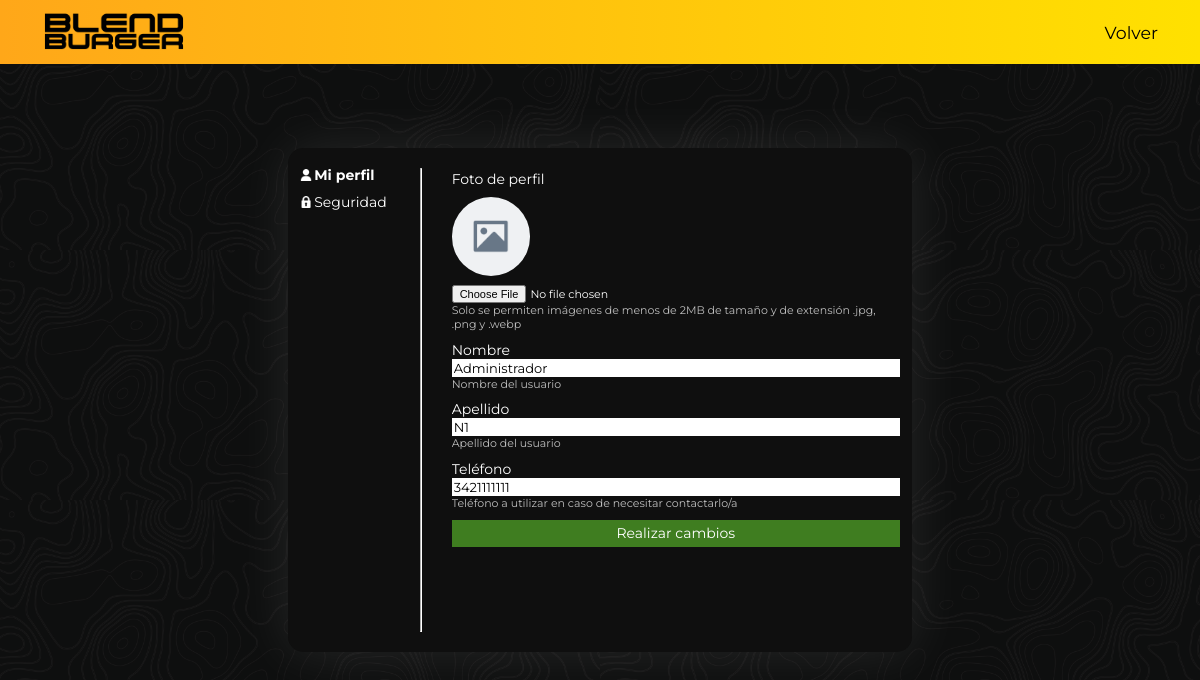
Page /pages/myprofile.php (signed in) on the committed database.
### tables this page shows
CREATE TABLE `users` (
  `id_usuario` int(100) NOT NULL,
  `correo` varchar(100) NOT NULL,
  `contra` varchar(255) NOT NULL,
  `nombre` varchar(100) NOT NULL,
  `apellido` varchar(100) NOT NULL,
  `telefono` bigint(10) NOT NULL,
  `rol` varchar(100) NOT NULL DEFAULT 'Cliente',
  `baneado` int(1) NOT NULL DEFAULT 0,
  `blendpoints` int(100) NOT NULL,
  `created_at` date NOT NULL DEFAULT current_timestamp(),
  `imagen` varchar(255) NOT NULL
);

### services/image_service.php (called while the page is built, shortened)
<?php
class ImageService {
    public static function getImage(?string $imageName, string $directory, string $placeholder = "../images/placeholder.png"):string {
        if (!$imageName) {
            return $placeholder;
        }
        $path = $directory.$imageName;
        return $path;
    }
}
?>

### pages/myprofile.php (the view, shortened to what this page needs)
<?php
require_once 'auth.php';
require_once '../services/image_service.php';
$stmt = $pdo->prepare("SELECT * FROM users WHERE id_usuario = :id_usuario LIMIT 1");
$stmt->execute([
    ":id_usuario" => $_SESSION['id_usuario']
]);
$usuario = $stmt->fetch(PDO::FETCH_ASSOC);
?>
<!DOCTYPE html>
<head>
    <link href="style.css" rel="stylesheet">
</head>
<body>
    <header>
        <a href="main.php"><img class ="logo" src="../images/logo.png"></a>
        <a href="account.php"><span class="uitext">Volver</span></a>
    </header>
    <div class="myprofile">
        <div class="myprofile-tabs">
            <div class="myprofile-tab" onclick="showTab('profile')">
                <img class="icon-small" src="../images/user_white.png">
                <span id="profile-text" class="myprofile-text-bold">Mi perfil</span>
            </div>
            <div class="myprofile-tab" onclick="showTab('security')">
                <img class="icon-small" src="../images/security.png">
                <span id="security-text" class="myprofile-text">Seguridad</span>
            </div>
        </div>
        <hr class="myprofile-hr">
        <div id="profile-tab" class="myprofile-info">
            <?php $imagen =  ImageService::getImage($usuario['imagen'], "../uploads/users/") ?>
            <span class="myprofile-text">Foto de perfil</span>
            <figure class="myprofile-figure">
                <img src="<?php echo $imagen; ?>" class="myprofile-image">
            </figure>
            <div class="myprofile-section">
                <input form="myprofile" class="myprofile-image-input" type="file" name="imagen" accept="image/*">
                <span class="myprofile-additional">Solo se permiten imágenes de menos de 2MB de tamaño y de extensión .jpg, .png y .webp</span>
            </div>
            <div class="myprofile-section">
                <span class="myprofile-text">Nombre</span>
                <input form="myprofile" class="myprofile-input" type="text" name="nombre" value="<?php echo htmlspecialchars($usuario['nombre'], ENT_QUOTES, 'UTF-8'); ?>" placeholder="Nombre" required>
                <span class="myprofile-additional">Nombre del usuario</span>
            </div>
            <div class="myprofile-section">
                <span class="myprofile-text">Apellido</span>
                <input form="myprofile" class="myprofile-input" type="text" name="apellido" value="<?php echo htmlspecialchars($usuario['apellido'], ENT_QUOTES, 'UTF-8'); ?>" placeholder="Apellido" required>
                <span class="myprofile-additional">Apellido del usuario</span>
            </div>
            <div class="myprofile-section">
                <span class="myprofile-text">Teléfono</span>
                <input form="myprofile" class="myprofile-input" type="text" name="telefono" value="<?php echo htmlspecialchars($usuario['telefono'], ENT_QUOTES, 'UTF-8'); ?>" placeholder="Teléfono" required>
                <span class="myprofile-additional">Teléfono a utilizar en caso de necesitar contactarlo/a</span>
            </div>
            <button form="myprofile" class="myprofile-button" type="submit">Realizar cambios</button>
        </div>
    </div>
</body>

### pages/style.css (style rules this page uses)
header { width: 100%; height: 8vh; box-sizing: border-box; padding: 1% 3.5% 1% 3.5%; display: flex; justify-content: space-between; align-items: center; background: linear-gradient(90deg, rgba(255, 167, 25, 1) 0%, rgba(255, 225, 0, 1) 100%); }
.uitext { color: black; font-family: "Montserrat", sans-serif; font-size: clamp(16px, 0.65vw + 0.6rem, 32px); }
a { text-decoration: none; color: inherit; }
header a { height: 100%; display: flex; align-items: center; }
body { margin: 0; min-height: 100vh; background: #0f0f0f; -ms-overflow-style: none; scrollbar-width: none; }
.logo { height: clamp(4rem, 14vw, 9rem); width: auto; }
.icon-small { height: clamp(0.4rem, 1vw, 1rem); width: auto; }
body::before { content: ""; position: fixed; top: 0; left: 0; right: 0; bottom: 0; background: url("../images/background.jpg") fixed; background-repeat: repeat; background-size: 50%; opacity: 0.05; z-index: -1; }
.myprofile { background-color: #0f0f0f; box-shadow: 0 0 55px rgba(255, 255, 255, 0.1); border-radius: 15px; padding: 1%; width: 50%; height: 60%; position: absolute; top: 50%; left: 50%; transform: translate(-50%, -50%); display: flex; gap: 5%; }
.myprofile-tabs { display: flex; flex-direction: column; width: 15%; margin-top: 1%; gap: 2%; }
.myprofile-info { display: flex; width: 75%; flex-direction: column; overflow-y: auto; gap: 2%; }
.myprofile-section { display: flex; flex-direction: column; gap: 1%; }
.myprofile-figure { width: 17.5%; aspect-ratio: 1/1; display: flex; margin: 0; align-items: center; justify-content: center; background: black; border: none; overflow: hidden; border-radius: 50%; }
.myprofile-image { max-width: 100%; max-height: 100%; width: auto; height: auto; object-fit: contain; transition: all .2s; display: block; }
.myprofile-text { color: white; font-family: "Montserrat", sans-serif; font-size: clamp(14px, 0.5vw + 0.5rem, 32px); }
.myprofile-text-bold { color: white; font-weight: bold; font-family: "Montserrat", sans-serif; font-size: clamp(14px, 0.5vw + 0.5rem, 32px); }
.myprofile-additional { color: rgb(190, 190, 190); font-family: "Montserrat", sans-serif; font-size: clamp(11px, 0.35vw + 0.35rem, 24px); }
.myprofile-input { color: black; font-family: "Montserrat", sans-serif; font-size: clamp(13px, 0.45vw + 0.45rem, 30px); border: none; }
.myprofile-image-input { color: white; cursor: pointer; border: none; font-family: "Montserrat", sans-serif; font-size: clamp(11px, 0.35vw + 0.35rem, 24px); }
.myprofile-hr { color: white; border-color: white; }
.myprofile-tab { display: flex; align-items: center; width: 100%; gap: 2.5%; cursor: pointer; }
.myprofile-button { color: white; font-family: "Montserrat", sans-serif; font-size: clamp(14px, 0.5vw + 0.5rem, 32px); background-color: #3f7d20; border: none; padding: 1%; cursor: pointer; transition: all .2s; }

### rows in the picture
users: nombre "Administrador", apellido "N1", telefono "3421111111"
